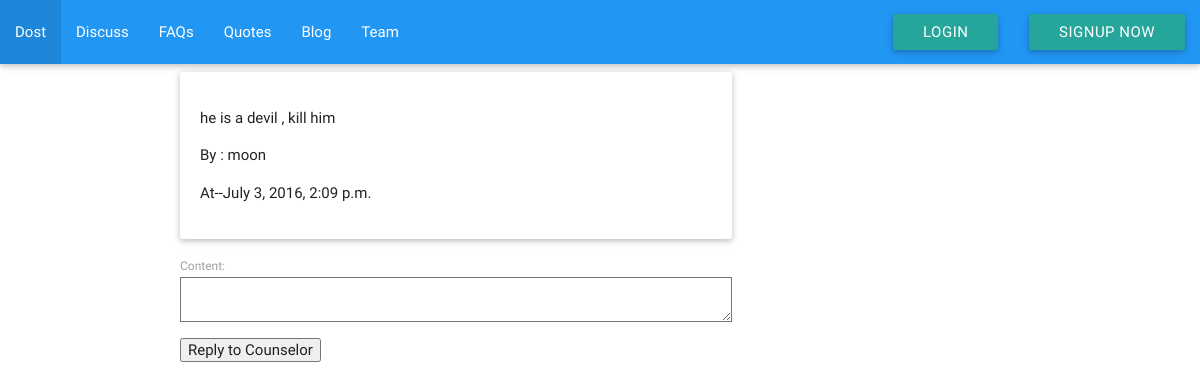
Screenshot of /counsellor/myinbox/4/ with the database file from the repository.
### counselor/models.py (models this page shows, shortened)
class reply(models.Model):
    user = models.ForeignKey(User, editable=True, blank=False, null=True)
    content = models.TextField(default='')
    timestamp = models.DateTimeField(auto_now_add=True, auto_now=False)
    updated = models.DateTimeField(auto_now_add=False, auto_now=True)
    object_id = models.PositiveIntegerField(blank=False, null=True)

### counselor/views.py (the view)
# urls.py: url(r'^myinbox/(?P<id>\d+)/$', views.myinboxDetail),
def myinboxDetail(request,id):
    queryset = reply.objects.filter(object_id=id)
    form = reply_form(request.POST or None)
    if form.is_valid():
        instance = form.save(commit=False)
        instance.user = request.user
        instance.object_id = id
        instance.save()
        return HttpResponseRedirect('/counselor/myinbox/')
    context = {
        "queryset": queryset,
        "form": form
    }
    return render(request, "counselor/my_inbox_detail.html", context)

### counselor/forms.py
class reply_form(forms.ModelForm):
    class Meta:
        model = reply
        fields = {
            "content"
        }

### counselor/templates/counselor/my_inbox_detail.html
{% extends "main/base.html" %}
{% block content  %}
     <div class="container">
         <div class="row">
             <div class="col s12 m8 l8 " >
                {% for obj in queryset %}
                     <div class="card-panel">
                        <p> {{ obj.content }} </p>
                        <p> By : {{ obj.user }} </p>
                        <p> At--{{ obj.timestamp }} </p>
                    </div>
                {% endfor %}
                {% load crispy_forms_tags %}
                <form method="POST" action="" >{% csrf_token %}
                    {{ form.as_p }}
                    <input type="submit" value="Reply to Counselor" />
                </form>
              </div>
         </div>
     </div>
{% endblock content %}

### rows the page displays
reply: content "he is a devil , kill him", user "moon", timestamp "July 3, 2016, 2:09 p.m."
